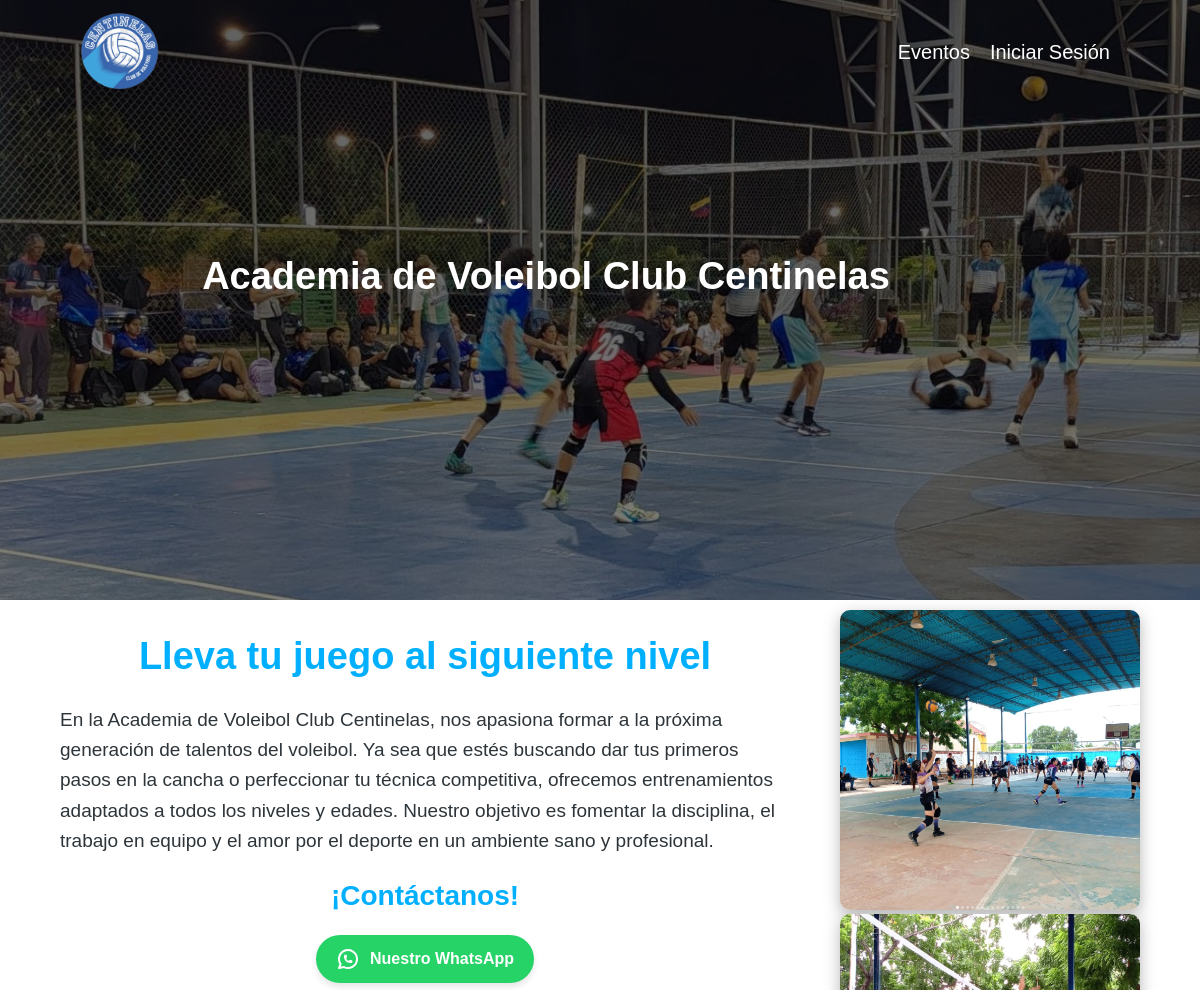
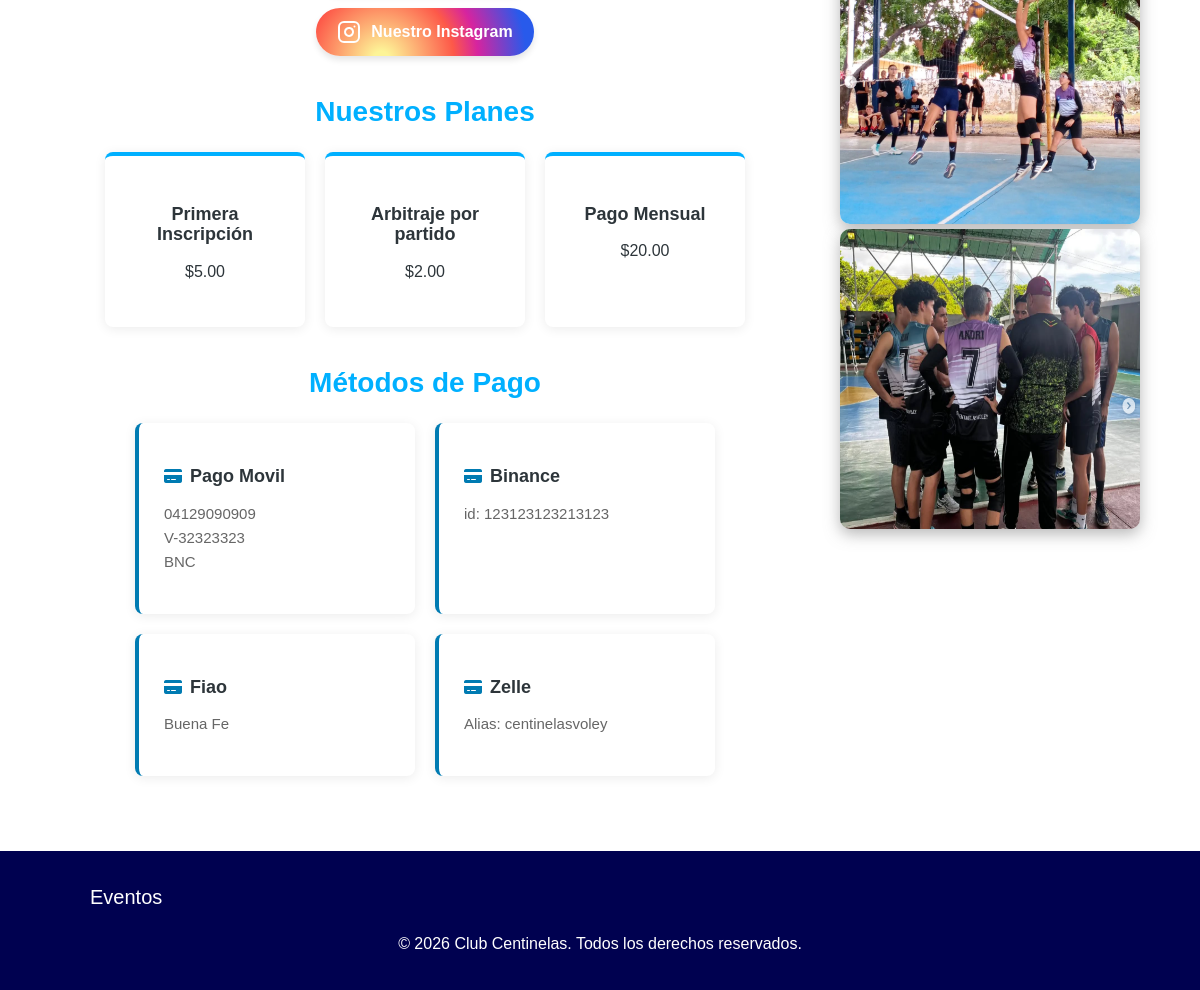
The page / on the database its author committed (2 pictures, top to bottom).
### tables this page shows
CREATE TABLE `planes` (
  `id` int(11) NOT NULL,
  `nombre` varchar(100) NOT NULL,
  `precio` decimal(10,2) NOT NULL
);

CREATE TABLE `metodos_pago` (
  `id` int(11) NOT NULL,
  `nombre` varchar(100) NOT NULL,
  `descripcion` text DEFAULT NULL
);

### src/PlanPagos.php (called while the page is built, shortened)
<?php
class PlanPagos
{
    public static function listar()
    {
        $conn = DB::conectar();
        return $conn->query('SELECT * FROM planes');
    }
}

### src/MetodoPago.php (called while the page is built, shortened)
<?php
class MetodoPago
{
    public static function listar()
    {
        $conn = DB::conectar();
        return $conn->query('SELECT * FROM metodos_pago');
    }
}

### index.php (the view, shortened to what this page needs)
<?php
require_once __DIR__ . '/src/PlanPagos.php';
require_once __DIR__ . '/src/MetodoPago.php';
$planes  = PlanPagos::listar();
$metodos = MetodoPago::listar();
include 'templates/header.php';
?>
        <main class="contenedor">
            <div class="flex">
                <div class="contenido seccion">
                    <h1>Lleva tu juego al siguiente nivel</h1>
                    <p class="parrafo">En la Academia de Voleibol Club Centinelas, nos apasiona formar a la próxima generación de talentos del voleibol. Ya sea que estés buscando dar tus primeros pasos en la cancha o perfeccionar tu técnica competitiva, ofrecemos entrenamientos adaptados a todos los niveles y edades. Nuestro objetivo es fomentar la disciplina, el trabajo en equipo y el amor por el deporte en un ambiente sano y profesional.</p>
                    <h2>¡Contáctanos!</h2>
                    <div class="contactos">
                        <div class="contenedor-botones">
                            <a href="https://wa.me/584127752348" target="_blank" class="btn-social btn-whatsapp">
                                Nuestro WhatsApp
                            </a>
                            <a href="https://instagram.com/centinelasvoley/" target="_blank" class="btn-social btn-instagram">
                                Nuestro Instagram
                            </a>
                        </div>
                    </div>
                    <?php if ($planes->num_rows > 0) : ?>
                        <section class="contenedor planes-seccion">
                        <h2>Nuestros Planes</h2>
                        <div class="planes-grid">
                    <?php while ($plan = $planes->fetch_assoc()) : ?>
                        <div class="plan-tarjeta">
                            <h3 class="plan-nombre">
                                <?php echo htmlspecialchars($plan['nombre']); ?>
                            </h3>
                            <p class="plan-precio">
                                $<?php echo number_format($plan['precio'], 2); ?>
                            </p>
                        </div>
                    <?php endwhile; ?>
                </div>
            </section>
            <?php endif; ?>
            <?php if ($metodos->num_rows > 0) : ?>
                <section class="contenedor metodos-seccion">
                    <h2>Métodos de Pago</h2>
                    <div class="metodos-grid">
                        <?php while ($metodo = $metodos->fetch_assoc()) : ?>
                            <div class="metodo-tarjeta">
                                <h3 class="metodo-nombre">
                                    <i class="fa-solid fa-credit-card"></i>
                                    <?php echo htmlspecialchars($metodo['nombre']); ?>
                                </h3>
                                <p class="metodo-descripcion">
                                    <?php echo nl2br(htmlspecialchars($metodo['descripcion'] ?? '')); ?>
                                </p>
                            </div>
                        <?php endwhile; ?>
                    </div>
                </section>
            <?php endif; ?>
                </div>
                <div class="seccion">
                    <aside class="aside" style="display: flex; flex-direction: column; align-items: center;">
                        <a href="https://www.instagram.com/centinelasvoley/" target="_blank">
                            <img class="imagenesacademia sombra" src="/centinela/assets/img/imagenacademia.png" alt="Imagen de la academia">
                        </a>
                        <a href="https://www.instagram.com/centinelasvoley/" target="_blank">
                            <img class="imagenesacademia sombra" src="/centinela/assets/img/imagenacademia2.png" alt="Imagen de la academia">
                        </a>
                        <a href="https://www.instagram.com/centinelasvoley/" target="_blank">
                            <img class="imagenesacademia sombra" src="/centinela/assets/img/imagenacademia3.png" alt="Imagen de la academia">
                        </a>
                    </aside>
                </div>
            </div>
        </main>
<?php include 'templates/footer.php'; ?>

### assets/styles/app.css (style rules this page uses)
:root { --blanco-fondo: #FFFFFF; --celeste-primario: #00B0FF; --azul-interactivo: #007BB2; --azul-oscuro: #000150; --texto-principal: #2d353a; }
html { box-sizing: border-box; font-size: 62.5%; }
*, *:before, *:after { box-sizing: inherit; }
body { font-size: 1.6rem; margin: 0; display: flex; flex-direction: column; min-height: 100vh; }
main { display: block; flex: 1; }
h1, h2, h3, p, a { font-family: 'Google Sans', sans-serif; color: var(--texto-principal); }
a { text-decoration: none; }
h1 { font-size: 3.8rem; font-weight: 700; color: var(--celeste-primario); }
h2 { font-size: 2.8rem; color: var(--celeste-primario); }
h3 { font-size: 1.8rem; }
h1, h2, h3 { text-align: center; }
.seccion { padding-top: 1rem; padding-bottom: 1rem; }
.sombra { box-shadow: 0px 5px 15px 0px rgba(112, 112, 112, 0.5); border-radius: 1rem; }
.contenedor { max-width: 90%; margin: 0 auto; }
.contenido { margin-bottom: 1.5rem; text-align: left; }
.parrafo { font-size: 1.9rem; line-height: 1.6; }
.flex { display: flex; flex-direction: column; gap: 3rem; }
@media (min-width: 768px) { .flex { flex-direction: row; gap: 5rem; } }
.imagenesacademia { width: 90%; height: auto; border-radius: 1rem; }
@media (min-width: 768px) { .imagenesacademia { height: 30rem; width: 30rem; } }
.contactos { display: flex; justify-content: center; }
.contenedor-botones { display: flex; flex-direction: column; gap: 15px; max-width: 300px; }
.btn-social { display: flex; align-items: center; justify-content: center; gap: 10px; padding: 12px 20px; border-radius: 50px; text-decoration: none; font-family: 'Google Sans', sans-serif; font-weight: 600; color: white; transition: transform 0.2s ease, box-shadow 0.2s ease; box-shadow: 0 4px 6px rgba(0, 0, 0, 0.1); }
.btn-whatsapp { background-color: #25D366; }
.btn-instagram { background: radial-gradient(circle at 30% 107%, #fdf497 0%, #fdf497 5%, #fd5949 45%, #d6249f 60%, #285AEB 90%); }
.btn-social svg { stroke: white; }
.planes-seccion, .metodos-seccion { margin-top: 4rem; }
.planes-grid { display: flex; flex-wrap: wrap; justify-content: center; gap: 2rem; margin-top: 2rem; }
.plan-tarjeta { background: #fff; border-radius: 8px; padding: 3rem 2rem; text-align: center; box-shadow: 0 2px 12px rgba(0, 0, 0, 0.08); border-top: 4px solid var(--celeste-primario); transition: transform 0.2s; flex: 0 1 200px; min-width: 160px; }
.metodos-grid { display: flex; flex-wrap: wrap; justify-content: center; gap: 2rem; margin-top: 2rem; }
.metodo-tarjeta { background: #fff; border-radius: 8px; padding: 2.5rem; box-shadow: 0 2px 12px rgba(0, 0, 0, 0.08); border-left: 4px solid var(--azul-interactivo); flex: 0 1 280px; min-width: 220px; }
.metodo-nombre { font-size: 1.8rem; color: var(--texto-principal); margin-bottom: 1rem; display: flex; align-items: center; gap: 0.8rem; text-align: left; }
.metodo-nombre i { color: var(--azul-interactivo); font-size: 1.6rem; }
.metodo-descripcion { font-size: 1.5rem; color: #666; line-height: 1.6; }

### rows shown on the page
planes: nombre "Primera Inscripción", precio "5.00"
planes: nombre "Arbitraje por partido", precio "2.00"
planes: nombre "Pago Mensual", precio "20.00"
metodos_pago: nombre "Pago Movil", descripcion "04129090909 V-32323323 BNC"
metodos_pago: nombre "Binance", descripcion "id: 123123123213123"
metodos_pago: nombre "Fiao", descripcion "Buena Fe"
metodos_pago: nombre "Zelle", descripcion "Alias: centinelasvoley"
